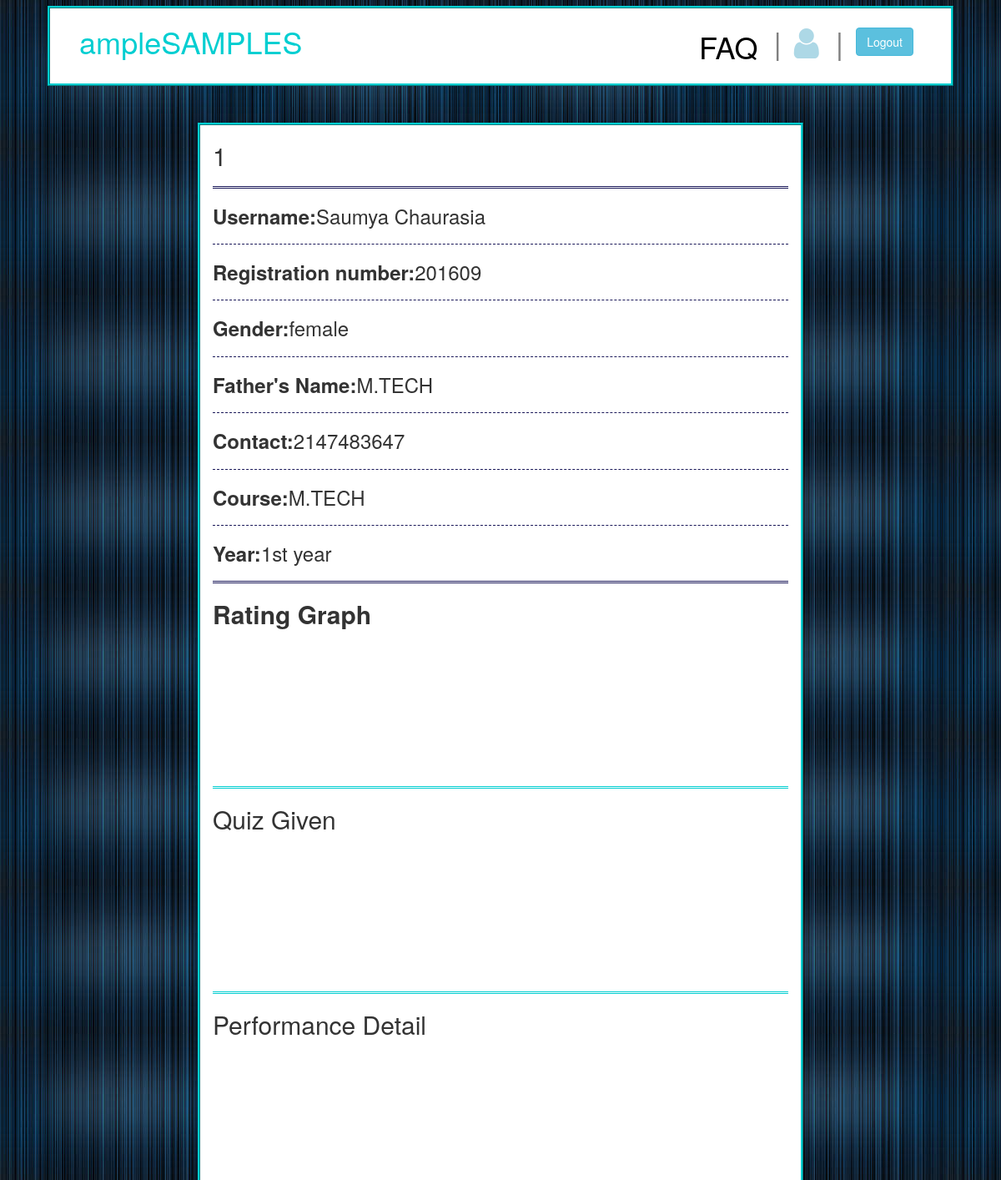
Screenshot of /profile.php (signed in) with the database file from the repository.
### tables this page shows
CREATE TABLE IF NOT EXISTS `register` (
  `UID` int(11) NOT NULL,
  `Name` text NOT NULL,
  `Reg no.` varchar(10) NOT NULL,
  `Password` varchar(25) NOT NULL,
  `Father's name` text NOT NULL,
  `Gender` text NOT NULL,
  `Contact` int(15) NOT NULL,
  `Email` varchar(255) NOT NULL,
  `Course` varchar(255) NOT NULL,
  `Year` varchar(10) NOT NULL,
  `CPI` float NOT NULL,
  `Register time` datetime NOT NULL DEFAULT CURRENT_TIMESTAMP
);

### profile.php (the view, shortened to what this page needs)
<?php
include("dbconfig.php");
$email=$_SESSION['email'];
 $q = "SELECT * FROM `register` WHERE Email='$email'";
 $r = mysqli_query($con,$q);
 $row = mysqli_fetch_array($r)
?>
<!doctype html>
<html lang="en">
<head>
	<link rel="stylesheet" href="css/bootstrap.css">
	<link rel="stylesheet" href="css/font-awesome.css">
</head>
<body style="background-color:aliceblue ;background-image:url(faqb.jpg)">
	<div class="row" id="head1">
		<div class="col-md-3" id="logo"><h1>ampleSAMPLES</h1></div>
		<a class="btn btn-info"  href="logout.php" id="logout">Logout</a>
		<h1 id="bar1">|</h1>
	    <i id="icon1" title="Profile" class="fa fa-user fa-3x" aria-hidden="true"></i>
		<h1 id="bar2">|</h1>
		<h1><a id="faq" href="faq.php">FAQ</a></h1>
	</div>
		<div class="container" id="cont1">
		<h2><?php echo $row[0] ?></h2>
		<hr style="border-top:3px double rgb(26, 24, 89)">
		<h3><strong>Username:</strong><?php echo $row['Name'];?>
		<hr style="border-top:1px dashed #1A1859">
		<h3><strong>Registration number:</strong><?php echo $row['Reg no.'] ?></h3>
		<hr style="border-top:1px dashed #1A1859">
		<h3><strong>Gender:</strong><?php echo $row['Gender'] ?></h3>
		<hr style="border-top:1px dashed #1A1859">
		<h3><strong>Father's Name:</strong><?php echo $row[8] ?></h3>
		<hr style="border-top:1px dashed #1A1859">
		<h3><strong>Contact:</strong><?php echo $row['Contact'] ?></h3>
		<hr style="border-top:1px dashed #1A1859">
		<h3><strong>Course:</strong><?php echo $row['Course'] ?></h3>
		<hr style="border-top:1px dashed #1A1859">
		<h3><strong>Year:</strong><?php echo $row['Year'] ?></h3>
		<hr style="border-top:3px double #1A1859">
		<h2><strong>Rating Graph</strong></h2>
		<br>
		<br>
		<br>
		<br><br>
		<br>
		<br>
		<br>
		<hr style="border-top:3px double darkturquoise">
		<h2>Quiz Given</h2>
		<br>
		<br>
		<br>
		<br><br>
		<br>
		<br>
		<br>
		<hr style="border-top:3px double darkturquoise">
		<h2>Performance Detail</h2>
		<br>
		<br>
		<br>
		<br><br>
		<br>
		<br>
		<br>
	</div>
</body>
</html>

### profile.php (style rules this page uses)
#head1 { background-color:white; padding-bottom:20px; outline-style:ridge; outline-color:darkturquoise ; width:90%; margin-left:60px; margin-top:10px; }
#logo { margin-left:20px; font-size:40px; color:darkturquoise }
#logout { float:right; margin-top:23px; margin-right:45px }
#bar1,#bar2 { float:right; margin-right:15px;color:gray }
#icon1 { float:right; margin-top:21px; margin-right:20px; color:lightblue }
#faq { float:right;margin-top:6px; margin-right:19px;color:black }
#cont1 { height:auto; background-color:white; margin-top:50px; width:60%; outline-style:ridge; outline-color:darkturquoise; }

### rows the page displays
register: UID "1", Name "Saumya Chaurasia", value "201609", Gender "female", Course "M.TECH", Contact "2147483647", Year "1st year"
